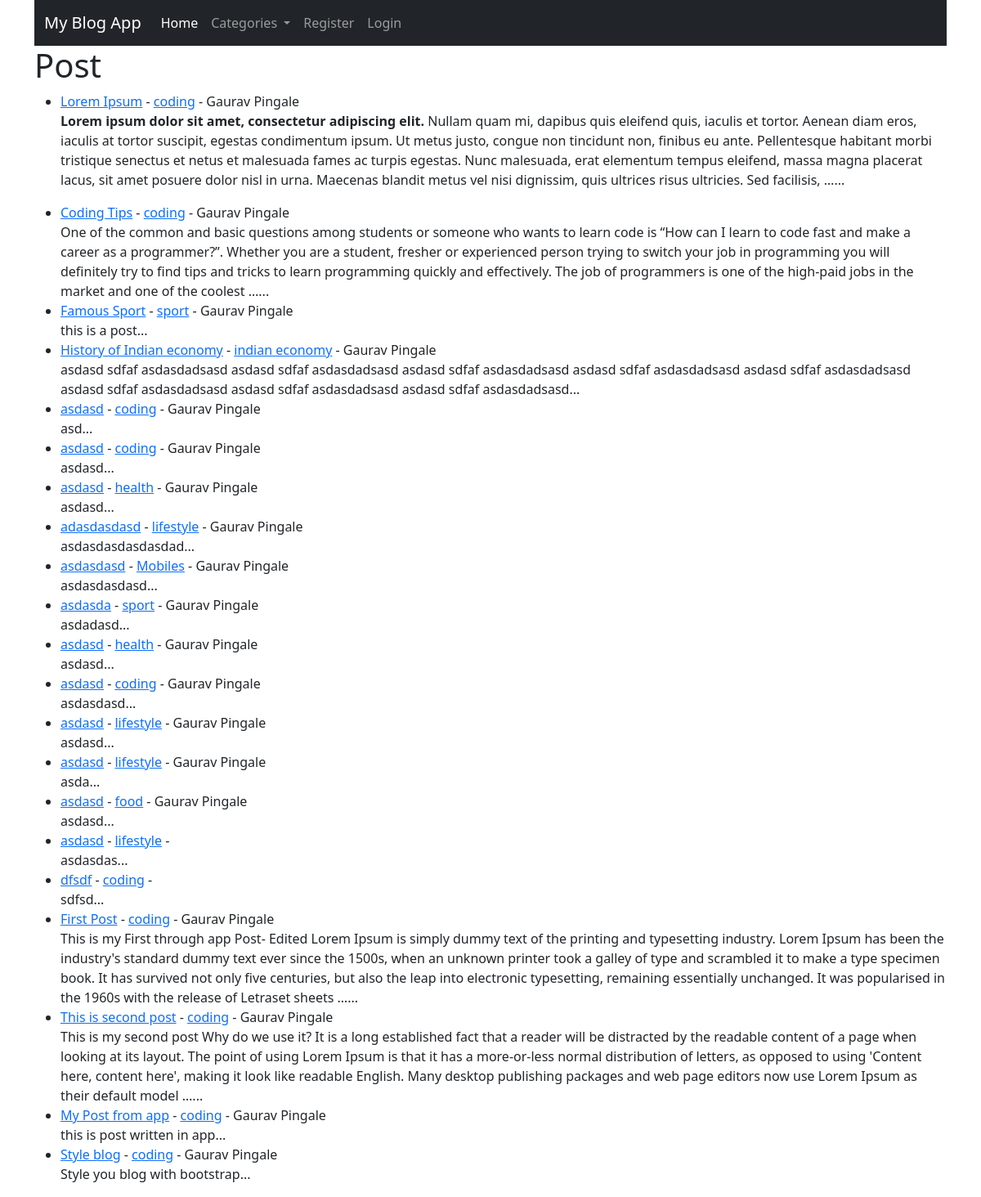
The app's page /, older data.
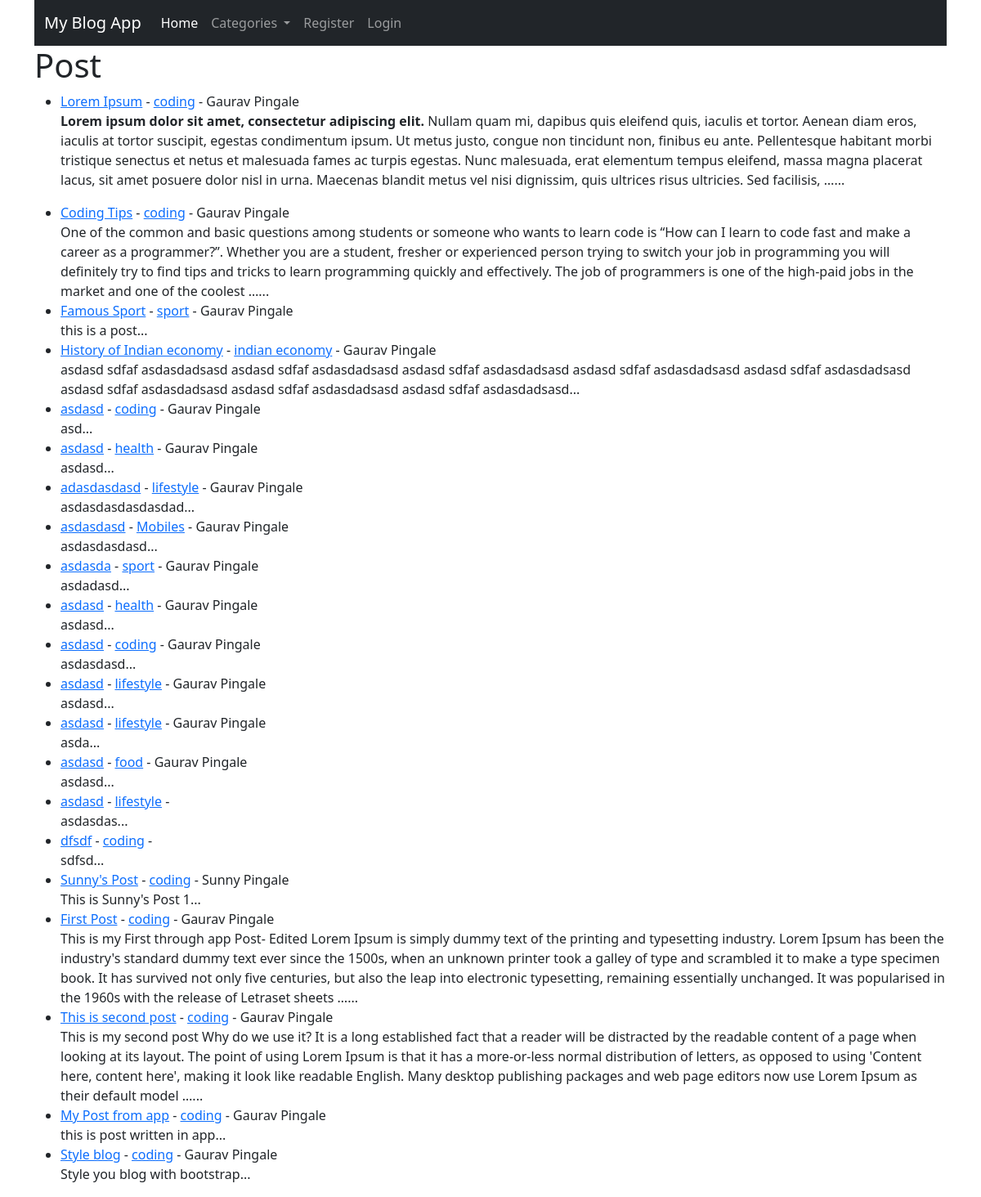
The same page, newer data.
### blogapp/models.py (models this page shows, shortened)
class Post(models.Model):
    title = models.CharField(max_length=255)
    author = models.ForeignKey(User,on_delete=models.CASCADE)
    body = models.TextField()
    publish_date = models.DateField(auto_now_add=True)
    category = models.CharField(max_length=100)

### blogapp/views.py (the view)
# urls.py: path('',views.HomeView.as_view(),name="home" ),
class HomeView(ListView):
    model = Post
    template_name = 'blogapp/home.html'
    ordering = ['-publish_date']
    def get_context_data(self,*args, **kwargs):
        context = super().get_context_data(*args,**kwargs)
        context['categories']= Category.objects.all()
        return context

### blogapp/models.py (called while the page is built)
    def __str__(self):
        return self.name

### blogapp/templates/blogapp/home.html (shortened to what this page needs)
{% extends 'blogapp/base.html' %}
{% block content %}
    <h1>Post</h1>
    <ul>
        {% for post in object_list %}
            <li> <a href="{% url 'article' post.id %}">{{post.title}}</a> - <a href="{% url 'category' post.category|slugify %}">{{post.category}}</a> - {{post.author.first_name}} {{post.author.last_name}}<br>
            {{post.body|safe|truncatewords:80}}...</li>
        {% endfor %}
    </ul>
{% endblock %}

### blogapp/templates/blogapp/base.html (shortened to what this page needs)
<!doctype html>
<html lang="en">
  <head>
    <link href="https://cdn.jsdelivr.net/npm/bootstrap@5.1.1/dist/css/bootstrap.min.css" rel="stylesheet">
  </head>
  <body>
    <div class="container">
    <nav class="navbar navbar-expand-lg navbar-dark bg-dark">
      <div class="container-fluid">
        <a class="navbar-brand" href="#">My Blog App</a>
        <div class="collapse navbar-collapse" id="navbarSupportedContent">
          <ul class="navbar-nav me-auto mb-2 mb-lg-0">
            <li class="nav-item">
              <a class="nav-link active" aria-current="page" href="{% url 'home' %}">Home</a>
            </li>
            {% if categories %}
            <li class="nav-item dropdown">
              <a class="nav-link dropdown-toggle" href="#" id="navbarDropdown" role="button" data-bs-toggle="dropdown" aria-expanded="false">
                Categories
              </a>
            </li>
            {% endif %}
            {% if user.is_authenticated %}
              <li class="nav-item">
                <a class="nav-link" href="{% url 'add_post' %}">Add Post</a>
              </li>
              <li class="nav-item">
                <a class="nav-link" href="{% url 'add_category' %}">Add Category</a>
              </li>
              <li class="nav-item">
                <a class="nav-link" href="{% url 'edit_profile' %}">Edit Profile</a>
              </li>
              <li class="nav-item">
                <a class="nav-link" href="{% url 'logout' %}">Logout</a>
              </li>
              <li class="nav-item">
                <a class="nav-link" href="" >Welcome {{user.username}} {{user.id}}</a>
               </li>
            {%else%}
              <li class="nav-item">
                <a class="nav-link" href="{% url 'register' %}">Register</a>
              </li>
              <li class="nav-item">
                <a class="nav-link" href="{% url 'login' %}">Login</a>
              </li>
            {% endif %}
        </div>
      </div>
    </nav>
        {% block content %}
        {% endblock %}
      </div>
  </body>
</html>

Row changes from the older to the newer data that the page shows:
removed Post: title "asdasd", category "coding", author.first_name "Gaurav", author.last_name "Pingale", body "asdasd"
added Post: title "Sunny's Post", category "coding", author.first_name "Sunny", author.last_name "Pingale", body "This is Sunny's Post 1"
